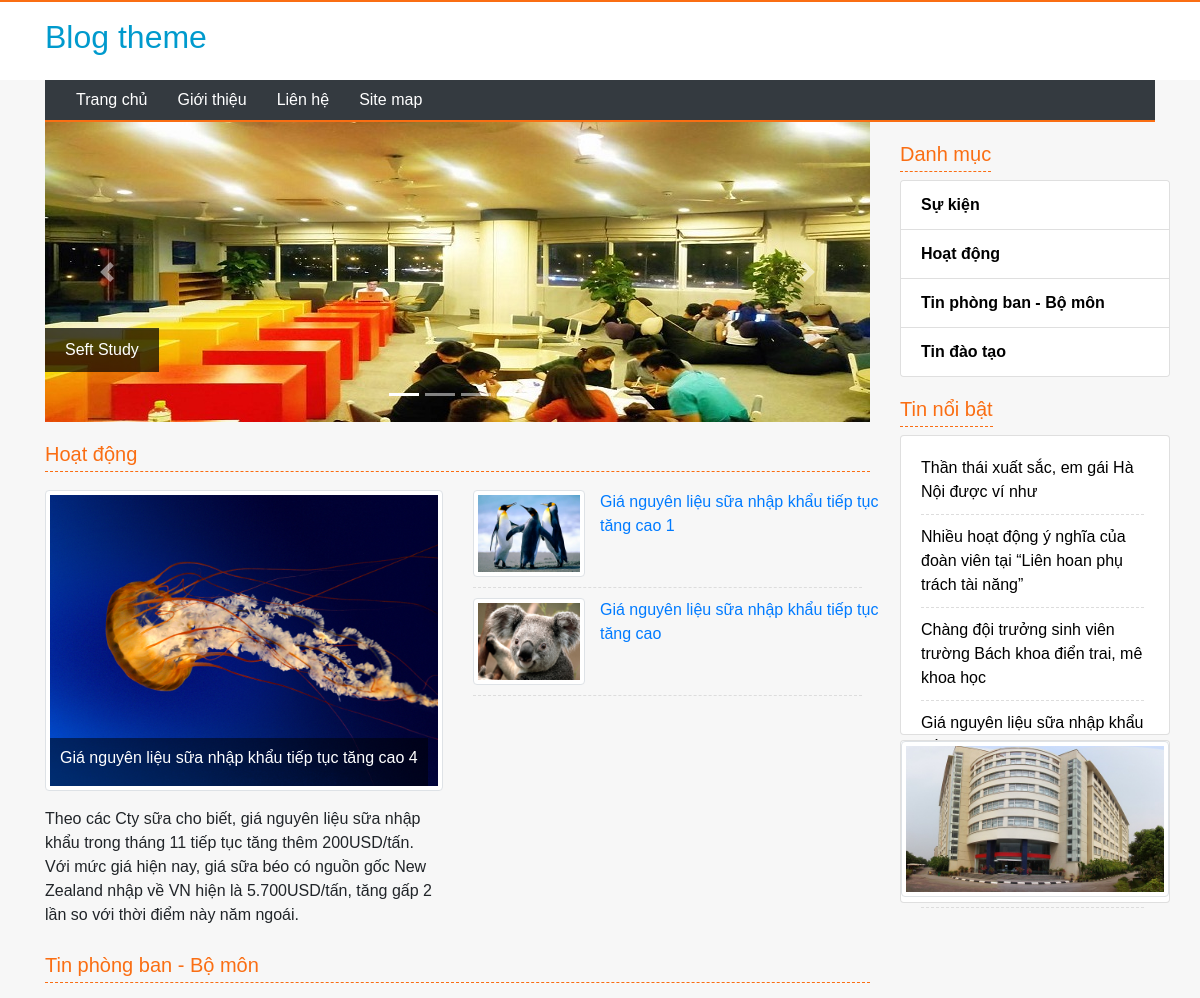
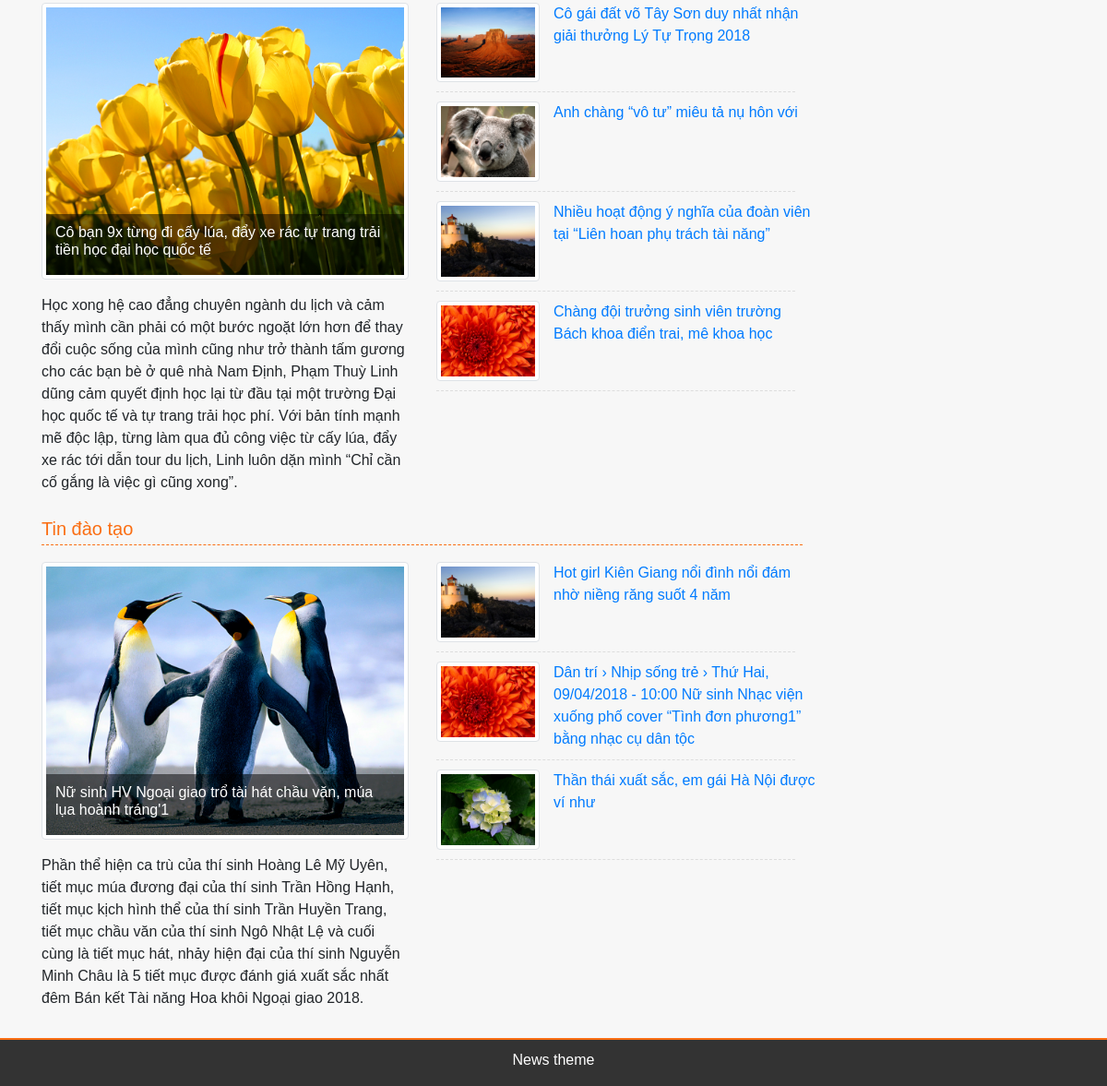
The page / on the database its author committed (2 pictures, top to bottom).
### tables this page shows
CREATE TABLE `tbl_slide` (
  `pk_slide_id` int(11) NOT NULL,
  `c_name` varchar(500) NOT NULL,
  `c_img` varchar(500) NOT NULL
);

CREATE TABLE `tbl_category_news` (
  `pk_category_news_id` int(11) NOT NULL,
  `c_name` varchar(500) NOT NULL
);

CREATE TABLE `tbl_news` (
  `pk_news_id` int(11) NOT NULL,
  `fk_category_news_id` int(11) NOT NULL DEFAULT '0',
  `c_name` varchar(500) NOT NULL,
  `c_description` varchar(20000) NOT NULL,
  `c_content` text NOT NULL,
  `c_img` varchar(500) NOT NULL,
  `c_hotnews` int(11) NOT NULL DEFAULT '0'
);

### index.php (called while the page is built, shortened)
<?php
	include "config.php";
	include "model/model.php";
	$controller = isset($_GET["controller"]) ? $_GET["controller"] : "home";
	$file_controller = "controller/frontend/controller_$controller.php";
	include "view/frontend/master.php";
 ?>

### controller/frontend/controller_slide.php (called while the page is built, shortened)
<?php
	class controller_slide{
		public function __construct(){
			$this->model = new model();
			include "view/frontend/view_slide.php";
		}
	}
	new controller_slide();
 ?>

### model/model.php (called while the page is built, shortened)
<?php
	class model{
		public function get_all($sql){
			global $db;
			$result = mysqli_query($db,$sql);
			$arr = array();
			while($rows = mysqli_fetch_object($result))
				$arr[] = $rows;
			return $arr;
		}
		public function get_a_record($sql){
			global $db;
			$result = mysqli_query($db,$sql);
			$rows = mysqli_fetch_object($result);
			return $rows;
		}
	}
 ?>

### controller/frontend/controller_home.php (called while the page is built, shortened)
<?php
	class controller_home{
		public function __construct(){
			$this->model = new model();
			include "view/frontend/view_home.php";
		}
	}
	new controller_home();
 ?>

### controller/frontend/controller_inc_category.php (called while the page is built, shortened)
<?php
	class controller_inc_category{
		public function __construct(){
			$this->model = new model();
			include "view/frontend/view_inc_category.php";
		}
	}
	new controller_inc_category();
 ?>

### controller/frontend/controller_hotnews.php (called while the page is built, shortened)
<?php
	class controller_hotnews{
		public function __construct(){
			$this->model = new model();
			include "view/frontend/view_hotnews.php";
		}
	}
	new controller_hotnews();
 ?>

### view/frontend/view_home.php (the view)
<?php
    $category = $this->model->get_all("select * from tbl_category_news where pk_category_news_id in (select fk_category_news_id from tbl_news where tbl_category_news.pk_category_news_id = tbl_news.fk_category_news_id) order by pk_category_news_id desc");
    foreach($category as $rows_category):
 ?>
      <h5 class="box-main-title"><?php echo $rows_category->c_name; ?></h5>
      <div class="row">
      <?php
          $first_news = $this->model->get_a_record("select * from tbl_news where fk_category_news_id={$rows_category->pk_category_news_id} order by pk_news_id desc limit 0,1");
       ?>
        <div class="col-md-6 col-sm-12">
          <article class="news">
            <figure> <img class="img-thumbnail" src="public/upload/news/<?php echo $first_news->c_img; ?>">
              <figcaption><a href="index.php?controller=news_detail&id=<?php echo $first_news->pk_news_id; ?>">
                <h6><?php echo $first_news->c_name; ?></h6>
                </a> </figcaption>
            </figure>
            <p><?php echo $first_news->c_description; ?></p>
          </article>
        </div>
        <div class="col-md-6 col-sm-12">
        <?php
          $news = $this->model->get_all("select * from tbl_news where fk_category_news_id={$rows_category->pk_category_news_id} order by pk_news_id desc limit 1,4");
          foreach($news as $rows):
         ?>
          <article class="news">
            <div class="row">
              <div class="col-md-4"><img class="img-thumbnail" src="public/upload/news/<?php echo $rows->c_img; ?>"></div>
              <div class="col-md-8 no-padding"><a href="index.php?controller=news_detail&id=<?php echo $rows->pk_news_id; ?>"><?php echo $rows->c_name; ?></a></div>
            </div>
            <div class="dotted"></div>
          </article>
          <?php endforeach; ?>
        </div>
      </div>
<?php endforeach; ?>

### view/frontend/master.php (shortened to what this page needs)
<!DOCTYPE html>
<html>
<head>
<link rel="stylesheet" type="text/css" href="public/frontend/css/bootstrap.min.css">
<link rel="stylesheet" type="text/css" href="public/frontend/css/style.css">
</head>
<body>
<div style="background-color: #dddddd">
  <div style="background-color:white">
    <div class="container">
      <div class="row">
        <div class="col-md-12">
          <div class="row">
            <div class="col-md-8">
              <h2 style="color:#009acd; line-height: 70px;">Blog theme</h2>
            </div>
            <div class="col-md-4">
            </div>
          </div>
        </div>
      </div>
    </div>
  </div>
</div>
<div class="container">
  <div class="row">
    <div class="col-md-12">
      <nav class="navbar navbar-expand-sm bg-dark">
        <ul class="navbar-nav">
          <li class="nav-item"> <a class="nav-link text-white" href="index.php">Trang chủ</a> </li>
          <li class="nav-item"> <a class="nav-link text-white" href="#">Giới thiệu</a> </li>
          <li class="nav-item"> <a class="nav-link text-white" href="#">Liên hệ</a> </li>
          <li class="nav-item"> <a class="nav-link text-white" href="#">Site map</a> </li>
        </ul>
      </nav>
      <div class="line-top"></div>
    </div>
  </div>
</div>
<div class="container" style="margin-top: 0px;">
  <div class="row">
    <div class="col-md-9 col-sm-12">
      <?php include "controller/frontend/controller_slide.php"; ?>
      <?php
          if(file_exists($file_controller))
            include $file_controller;
       ?>
    </div>
    <div class="col-md-3 col-sm-12">
      <aside class="sticky">
        <?php include "controller/frontend/controller_inc_category.php"; ?>
        <?php include "controller/frontend/controller_hotnews.php"; ?>
        <div class="card" style="margin-top: 20px; margin-top:5px;"> <img class="img-thumbnail" src="public/frontend/images/4.jpg" style="margin-bottom: 5px;"> </div>
      </aside>
    </div>
  </div>
</div>
<div class="footer">
  <div class="line-top"></div>
  <div class="container">
    <div class="row">
      <div class="col-md-12 text-white">
        <p class="text-center" style="padding-top: 10px;">News theme</p>
      </div>
    </div>
  </div>
</div>
</body>
</html>

### view/frontend/view_slide.php
<?php
    $slide = $this->model->get_all("select * from tbl_slide order by pk_slide_id desc");
    $n = 0;
 ?>
<div id="slideshow" class="carousel slide" data-ride="carousel">
        <ul class="carousel-indicators">
        <?php foreach($slide as $rows): ?>
          <li data-target="#slideshow" data-slide-to="<?php echo $n; ?>" <?php if($n == 0): ?> class="active" <?php endif; ?> ></li>
        <?php
            $n++;
          endforeach;
         ?>
        </ul>
        <div class="carousel-inner">
        <?php
            $n = 0;
            foreach($slide as $rows):
         ?>
          <div class="carousel-item <?php if($n==0): ?> active<?php endif; ?>"> <img src="public/upload/slide/<?php echo $rows->c_img; ?>" alt="<?php echo $rows->c_name; ?>">
            <div class="carousel-text"><a href="#"><?php echo $rows->c_name; ?></a></div>
          </div>
          <?php
              $n++;
            endforeach;
           ?>
        </div>
        <a class="carousel-control-prev" href="#slideshow" data-slide="prev"> <span class="carousel-control-prev-icon"></span> </a> <a class="carousel-control-next" href="#slideshow" data-slide="next"> <span class="carousel-control-next-icon"></span> </a> </div>

### view/frontend/view_inc_category.php
<h5 class="box-right-title">Danh mục</h5>
        <div class="card">
          <ul class="list-group list-group-flush category-box">
        <?php
        	$category = $this->model->get_all("select * from tbl_category_news order by pk_category_news_id desc");
        	foreach($category as $rows):
         ?>
            <li class="list-group-item"><a href="index.php?controller=news_category&id=<?php echo $rows->pk_category_news_id; ?>"><?php echo $rows->c_name; ?></a></li>
        <?php endforeach; ?>
          </ul>
        </div>

### view/frontend/view_hotnews.php
<h5 class="box-right-title">Tin nổi bật</h5>
        <div class="card" style="margin-top: 20px; height: 300px; margin-top:0px;">
          <div class="card-body">
            <marquee behavior="scroll" direction="up" onMouseOver="this.setAttribute('scrollamount', 0, 0);this.stop();" OnMouseOut="this.setAttribute('scrollamount', 2, 0);this.start();" height="250px" scrollamount="2">
            <ul class="hot-news" style="padding:0px; margin:0px; list-style: none;">
            <?php
                $news = $this->model->get_all("select * from tbl_news where c_hotnews=1 order by pk_news_id desc");
                foreach($news as $rows):
             ?>
              <li><a href="index.php?controller=news_detail&id=<?php echo $rows->pk_news_id; ?>"><?php echo $rows->c_name; ?></a>
                <div class="dotted"></div>
              </li>
            <?php endforeach; ?>
            </ul>
            </marquee>
          </div>
        </div>

### public/frontend/css/style.css (style rules this page uses)
body { background-color:#f7f7f7; font-family: 'Cabin', sans-serif; }
.footer { background: #333333; margin-top: 15px; }
article.news { margin:10px 0px; }
article.news figure { position: relative; }
article.news figure figcaption { position: absolute; background-color: rgba(0,0,0,0.5); bottom: 0px;padding: 10px; margin:5px; }
article.news figure figcaption a { color:white; font-size: 16px; }
.dotted { border:1px dashed #dddddd; border-top-width: 0px; margin-top: 10px; margin-bottom: 10px; width: 98% }
#slideshow { height: 300px; margin-bottom: 20px; overflow: hidden }
.no-padding { padding:0px; }
.line-top { border:1px solid #fa6e13; }
.nav-item a { padding:0px 15px !important; }
.category-box { font-weight: bold; }
.category-box a { color:black; }
.hot-news a { color:black; }
.carousel-item { position:relative; }
.carousel-text { position:absolute; bottom:50px; background-color:rgba(0,0,0,0.7); padding-top: 10px; padding-bottom:10px; }
.carousel-text a { margin-left: 20px; margin-right:20px; color:white; }
.box-right-title { margin-top: 20px; color:#fa6e13; border-bottom:1px dashed #fa6e13; padding-bottom: 5px; display: inline-block; }
.box-main-title { margin-top: 10px; color:#fa6e13; border-bottom:1px dashed #fa6e13; padding-bottom: 5px; }
.sticky { position:absolute; }

### rows shown on the page
tbl_slide: c_img (picture), c_name "Seft Study"
tbl_category_news: c_name "Hoạt động", tbl_news.c_img (picture), tbl_news.c_name "Giá nguyên liệu sữa nhập khẩu tiếp tục tăng cao 4", tbl_news.c_description "Theo các Cty sữa cho biết, giá nguyên liệu sữa nhập khẩu trong tháng 11 tiếp tục tăng thêm 200USD/tấn. Với mức giá hiện nay, giá sữa béo có nguồn gốc New Zealand nhập về VN hiện là 5.700USD/tấn, tăng gấp 2 lần so với thời điểm này năm ngoái."
tbl_news: c_img (picture), c_name "Giá nguyên liệu sữa nhập khẩu tiếp tục tăng cao 1"
tbl_news: c_img (picture), c_name "Giá nguyên liệu sữa nhập khẩu tiếp tục tăng cao"
tbl_category_news: c_name "Tin phòng ban - Bộ môn", tbl_news.c_img (picture), tbl_news.c_name "Cô bạn 9x từng đi cấy lúa, đẩy xe rác tự trang trải tiền học đại học quốc tế", tbl_news.c_description "Học xong hệ cao đẳng chuyên ngành du lịch và cảm thấy mình cần phải có một bước ngoặt lớn hơn để thay đổi cuộc sống của mình cũng như trở thành tấm gương cho các bạn bè ở quê nhà Nam Định, Phạm Thuỳ Linh dũng cảm quyết định học lại từ đầu tại một trường Đại học quốc tế và tự trang trải học phí. Với bản tính mạnh mẽ độc lập, từng làm qua đủ công việc từ cấy lúa, đẩy xe rác tới dẫn tour du lịch, Linh luôn dặn mình “Chỉ cần cố gắng là việc gì cũng xong”."
tbl_news: c_img (picture), c_name "Cô gái đất võ Tây Sơn duy nhất nhận giải thưởng Lý Tự Trọng 2018"
tbl_news: c_img (picture), c_name "Anh chàng “vô tư” miêu tả nụ hôn với"
tbl_news: c_img (picture), c_name "Nhiều hoạt động ý nghĩa của đoàn viên tại “Liên hoan phụ trách tài năng”"
tbl_news: c_img (picture), c_name "Chàng đội trưởng sinh viên trường Bách khoa điển trai, mê khoa học"
tbl_category_news: c_name "Tin đào tạo", tbl_news.c_img (picture), tbl_news.c_name "Nữ sinh HV Ngoại giao trổ tài hát chầu văn, múa lụa hoành tráng'1", tbl_news.c_description "Phần thể hiện ca trù của thí sinh Hoàng Lê Mỹ Uyên, tiết mục múa đương đại của thí sinh Trần Hồng Hạnh, tiết mục kịch hình thể của thí sinh Trần Huyền Trang, tiết mục chầu văn của thí sinh Ngô Nhật Lệ và cuối cùng là tiết mục hát, nhảy hiện đại của thí sinh Nguyễn Minh Châu là 5 tiết mục được đánh giá xuất sắc nhất đêm Bán kết Tài năng Hoa khôi Ngoại giao 2018."
tbl_news: c_img (picture), c_name "Hot girl Kiên Giang nổi đình nổi đám nhờ niềng răng suốt 4 năm"
tbl_news: c_img (picture), c_name "Dân trí › Nhịp sống trẻ › Thứ Hai, 09/04/2018 - 10:00 Nữ sinh Nhạc viện xuống phố cover “Tình đơn phương1” bằng nhạc cụ dân tộc"
tbl_news: c_img (picture), c_name "Thần thái xuất sắc, em gái Hà Nội được ví như"
tbl_category_news: c_name "Sự kiện"
tbl_news: c_name "Giá nguyên liệu sữa nhập khẩu…"
